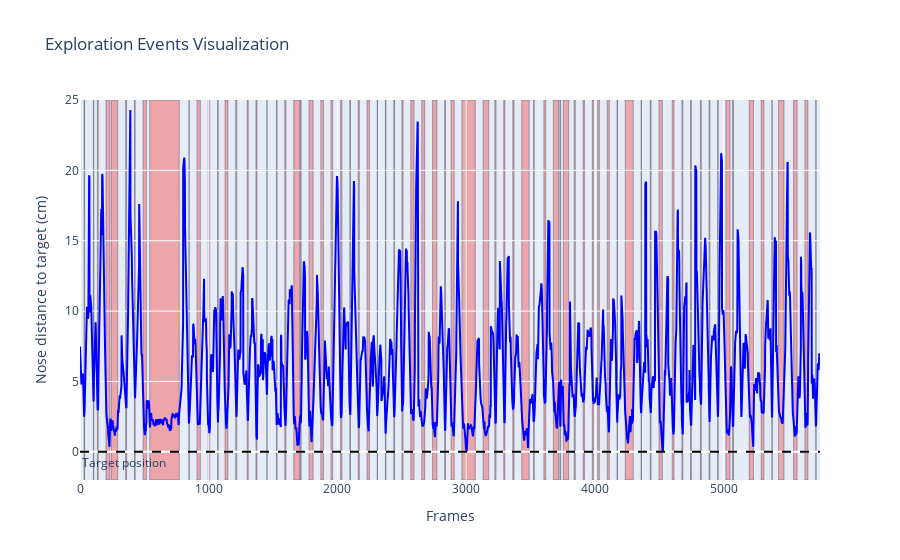

Notebook cell for this chart:
### Markdown cell above
---
We can see on the testing data that the exploratory events happen when the nose gets close to the object

### Code cell
rst.plot_example_data(model_dict['X_ts'], model_dict['y_ts'])

### Figure 1 — Plotly figure (JSON) as saved in the notebook; plotly's stock layout.template omitted (floating-point values rounded to 4 significant figures; data arrays with more than 128 entries replaced by an {"elided": "..."} marker saying what was removed)
{"data": [{"line": {"color": "blue"}, "mode": "lines", "name": "Position", "type": "scatter", "x": {"elided": "5750 int values"}, "y": {"elided": "5750 float values"}}], "layout": {"annotations": [{"showarrow": false, "text": "Target position", "x": 0, "xanchor": "left", "xref": "x domain", "y": 0, "yanchor": "top", "yref": "y"}], "legend": {"bgcolor": "rgba(255,255,255,0.6)", "orientation": "h", "x": 0.5, "xanchor": "center", "y": 1.05, "yanchor": "bottom"}, "shapes": [{"fillcolor": "rgba(255,0,0,0.3)", "layer": "below", "line": {"width": 0.4}, "type": "rect", "x0": 31, "x1": 36, "y0": -2, "y1": 25}, {"fillcolor": "rgba(255,0,0,0.3)", "layer": "below", "line": {"width": 0.4}, "type": "rect", "x0": 104, "x1": 108, "y0": -2, "y1": 25}, {"fillcolor": "rgba(255,0,0,0.3)", "layer": "below", "line": {"width": 0.4}, "type": "rect", "x0": 135, "x1": 142, "y0": -2, "y1": 25}, {"fillcolor": "rgba(255,0,0,0.3)", "layer": "below", "line": {"width": 0.4}, "type": "rect", "x0": 202, "x1": 233, "y0": -2, "y1": 25}, {"fillcolor": "rgba(255,0,0,0.3)", "layer": "below", "line": {"width": 0.4}, "type": "rect", "x0": 244, "x1": 293, "y0": -2, "y1": 25}, {"fillcolor": "rgba(255,0,0,0.3)", "layer": "below", "line": {"width": 0.4}, "type": "rect", "x0": 354, "x1": 362, "y0": -2, "y1": 25}, {"fillcolor": "rgba(255,0,0,0.3)", "layer": "below", "line": {"width": 0.4}, "type": "rect", "x0": 423, "x1": 429, "y0": -2, "y1": 25}, {"fillcolor": "rgba(255,0,0,0.3)", "layer": "below", "line": {"width": 0.4}, "type": "rect", "x0": 490, "x1": 516, "y0": -2, "y1": 25}, {"fillcolor": "rgba(255,0,0,0.3)", "layer": "below", "line": {"width": 0.4}, "type": "rect", "x0": 542, "x1": 771, "y0": -2, "y1": 25}, {"fillcolor": "rgba(255,0,0,0.3)", "layer": "below", "line": {"width": 0.4}, "type": "rect", "x0": 847, "x1": 848, "y0": -2, "y1": 25}, {"fillcolor": "rgba(255,0,0,0.3)", "layer": "below", "line": {"width": 0.4}, "type": "rect", "x0": 909, "x1": 935, "y0": -2, "y1": 25}, {"fillcolor": "rgba(255,0,0,0.3)", "layer": "below", "line": {"width": 0.4}, "type": "rect", "x0": 996, "x1": 1008, "y0": -2, "y1": 25}, {"fillcolor": "rgba(255,0,0,0.3)", "layer": "below", "line": {"width": 0.4}, "type": "rect", "x0": 1069, "x1": 1074, "y0": -2, "y1": 25}, {"fillcolor": "rgba(255,0,0,0.3)", "layer": "below", "line": {"width": 0.4}, "type": "rect", "x0": 1127, "x1": 1149, "y0": -2, "y1": 25}, {"fillcolor": "rgba(255,0,0,0.3)", "layer": "below", "line": {"width": 0.4}, "type": "rect", "x0": 1210, "x1": 1218, "y0": -2, "y1": 25}, {"fillcolor": "rgba(255,0,0,0.3)", "layer": "below", "line": {"width": 0.4}, "type": "rect", "x0": 1299, "x1": 1307, "y0": -2, "y1": 25}, {"fillcolor": "rgba(255,0,0,0.3)", "layer": "below", "line": {"width": 0.4}, "type": "rect", "x0": 1367, "x1": 1375, "y0": -2, "y1": 25}, {"fillcolor": "rgba(255,0,0,0.3)", "layer": "below", "line": {"width": 0.4}, "type": "rect", "x0": 1452, "x1": 1453, "y0": -2, "y1": 25}, {"fillcolor": "rgba(255,0,0,0.3)", "layer": "below", "line": {"width": 0.4}, "type": "rect", "x0": 1527, "x1": 1531, "y0": -2, "y1": 25}, {"fillcolor": "rgba(255,0,0,0.3)", "layer": "below", "line": {"width": 0.4}, "type": "rect", "x0": 1591, "x1": 1600, "y0": -2, "y1": 25}, {"fillcolor": "rgba(255,0,0,0.3)", "layer": "below", "line": {"width": 0.4}, "type": "rect", "x0": 1661, "x1": 1706, "y0": -2, "y1": 25}, {"fillcolor": "rgba(255,0,0,0.3)", "layer": "below", "line": {"width": 0.4}, "type": "rect", "x0": 1714, "x1": 1718, "y0": -2, "y1": 25}, {"fillcolor": "rgba(255,0,0,0.3)", "layer": "below", "line": {"width": 0.4}, "type": "rect", "x0": 1779, "x1": 1811, "y0": -2, "y1": 25}, {"fillcolor": "rgba(255,0,0,0.3)", "layer": "below", "line": {"width": 0.4}, "type": "rect", "x0": 1871, "x1": 1891, "y0": -2, "y1": 25}, {"fillcolor": "rgba(255,0,0,0.3)", "layer": "below", "line": {"width": 0.4}, "type": "rect", "x0": 1950, "x1": 1963, "y0": -2, "y1": 25}, {"fillcolor": "rgba(255,0,0,0.3)", "layer": "below", "line": {"width": 0.4}, "type": "rect", "x0": 2025, "x1": 2035, "y0": -2, "y1": 25}, {"fillcolor": "rgba(255,0,0,0.3)", "layer": "below", "line": {"width": 0.4}, "type": "rect", "x0": 2096, "x1": 2101, "y0": -2, "y1": 25}, {"fillcolor": "rgba(255,0,0,0.3)", "layer": "below", "line": {"width": 0.4}, "type": "rect", "x0": 2161, "x1": 2170, "y0": -2, "y1": 25}, {"fillcolor": "rgba(255,0,0,0.3)", "layer": "below", "line": {"width": 0.4}, "type": "rect", "x0": 2230, "x1": 2248, "y0": -2, "y1": 25}, {"fillcolor": "rgba(255,0,0,0.3)", "layer": "below", "line": {"width": 0.4}, "type": "rect", "x0": 2309, "x1": 2311, "y0": -2, "y1": 25}, {"fillcolor": "rgba(255,0,0,0.3)", "layer": "below", "line": {"width": 0.4}, "type": "rect", "x0": 2373, "x1": 2377, "y0": -2, "y1": 25}, {"fillcolor": "rgba(255,0,0,0.3)", "layer": "below", "line": {"width": 0.4}, "type": "rect", "x0": 2438, "x1": 2444, "y0": -2, "y1": 25}, {"fillcolor": "rgba(255,0,0,0.3)", "layer": "below", "line": {"width": 0.4}, "type": "rect", "x0": 2501, "x1": 2510, "y0": -2, "y1": 25}, {"fillcolor": "rgba(255,0,0,0.3)", "layer": "below", "line": {"width": 0.4}, "type": "rect", "x0": 2570, "x1": 2595, "y0": -2, "y1": 25}, {"fillcolor": "rgba(255,0,0,0.3)", "layer": "below", "line": {"width": 0.4}, "type": "rect", "x0": 2655, "x1": 2678, "y0": -2, "y1": 25}, {"fillcolor": "rgba(255,0,0,0.3)", "layer": "below", "line": {"width": 0.4}, "type": "rect", "x0": 2739, "x1": 2773, "y0": -2, "y1": 25}, {"fillcolor": "rgba(255,0,0,0.3)", "layer": "below", "line": {"width": 0.4}, "type": "rect", "x0": 2833, "x1": 2839, "y0": -2, "y1": 25}, {"fillcolor": "rgba(255,0,0,0.3)", "layer": "below", "line": {"width": 0.4}, "type": "rect", "x0": 2883, "x1": 2907, "y0": -2, "y1": 25}, {"fillcolor": "rgba(255,0,0,0.3)", "layer": "below", "line": {"width": 0.4}, "type": "rect", "x0": 2967, "x1": 3071, "y0": -2, "y1": 25}, {"fillcolor": "rgba(255,0,0,0.3)", "layer": "below", "line": {"width": 0.4}, "type": "rect", "x0": 3132, "x1": 3175, "y0": -2, "y1": 25}, {"fillcolor": "rgba(255,0,0,0.3)", "layer": "below", "line": {"width": 0.4}, "type": "rect", "x0": 3223, "x1": 3232, "y0": -2, "y1": 25}, {"fillcolor": "rgba(255,0,0,0.3)", "layer": "below", "line": {"width": 0.4}, "type": "rect", "x0": 3292, "x1": 3301, "y0": -2, "y1": 25}, {"fillcolor": "rgba(255,0,0,0.3)", "layer": "below", "line": {"width": 0.4}, "type": "rect", "x0": 3362, "x1": 3372, "y0": -2, "y1": 25}, {"fillcolor": "rgba(255,0,0,0.3)", "layer": "below", "line": {"width": 0.4}, "type": "rect", "x0": 3432, "x1": 3490, "y0": -2, "y1": 25}, {"fillcolor": "rgba(255,0,0,0.3)", "layer": "below", "line": {"width": 0.4}, "type": "rect", "x0": 3524, "x1": 3529, "y0": -2, "y1": 25}, {"fillcolor": "rgba(255,0,0,0.3)", "layer": "below", "line": {"width": 0.4}, "type": "rect", "x0": 3604, "x1": 3618, "y0": -2, "y1": 25}, {"fillcolor": "rgba(255,0,0,0.3)", "layer": "below", "line": {"width": 0.4}, "type": "rect", "x0": 3678, "x1": 3718, "y0": -2, "y1": 25}, {"fillcolor": "rgba(255,0,0,0.3)", "layer": "below", "line": {"width": 0.4}, "type": "rect", "x0": 3728, "x1": 3734, "y0": -2, "y1": 25}, {"fillcolor": "rgba(255,0,0,0.3)", "layer": "below", "line": {"width": 0.4}, "type": "rect", "x0": 3755, "x1": 3797, "y0": -2, "y1": 25}, {"fillcolor": "rgba(255,0,0,0.3)", "layer": "below", "line": {"width": 0.4}, "type": "rect", "x0": 3839, "x1": 3848, "y0": -2, "y1": 25}, {"fillcolor": "rgba(255,0,0,0.3)", "layer": "below", "line": {"width": 0.4}, "type": "rect", "x0": 3909, "x1": 3919, "y0": -2, "y1": 25}, {"fillcolor": "rgba(255,0,0,0.3)", "layer": "below", "line": {"width": 0.4}, "type": "rect", "x0": 3980, "x1": 3992, "y0": -2, "y1": 25}, {"fillcolor": "rgba(255,0,0,0.3)", "layer": "below", "line": {"width": 0.4}, "type": "rect", "x0": 4022, "x1": 4035, "y0": -2, "y1": 25}, {"fillcolor": "rgba(255,0,0,0.3)", "layer": "below", "line": {"width": 0.4}, "type": "rect", "x0": 4096, "x1": 4112, "y0": -2, "y1": 25}, {"fillcolor": "rgba(255,0,0,0.3)", "layer": "below", "line": {"width": 0.4}, "type": "rect", "x0": 4172, "x1": 4176, "y0": -2, "y1": 25}, {"fillcolor": "rgba(255,0,0,0.3)", "layer": "below", "line": {"width": 0.4}, "type": "rect", "x0": 4236, "x1": 4298, "y0": -2, "y1": 25}, {"fillcolor": "rgba(255,0,0,0.3)", "layer": "below", "line": {"width": 0.4}, "type": "rect", "x0": 4359, "x1": 4362, "y0": -2, "y1": 25}, {"fillcolor": "rgba(255,0,0,0.3)", "layer": "below", "line": {"width": 0.4}, "type": "rect", "x0": 4430, "x1": 4437, "y0": -2, "y1": 25}, {"fillcolor": "rgba(255,0,0,0.3)", "layer": "below", "line": {"width": 0.4}, "type": "rect", "x0": 4498, "x1": 4524, "y0": -2, "y1": 25}, {"fillcolor": "rgba(255,0,0,0.3)", "layer": "below", "line": {"width": 0.4}, "type": "rect", "x0": 4601, "x1": 4615, "y0": -2, "y1": 25}, {"fillcolor": "rgba(255,0,0,0.3)", "layer": "below", "line": {"width": 0.4}, "type": "rect", "x0": 4676, "x1": 4683, "y0": -2, "y1": 25}, {"fillcolor": "rgba(255,0,0,0.3)", "layer": "below", "line": {"width": 0.4}, "type": "rect", "x0": 4743, "x1": 4750, "y0": -2, "y1": 25}, {"fillcolor": "rgba(255,0,0,0.3)", "layer": "below", "line": {"width": 0.4}, "type": "rect", "x0": 4820, "x1": 4827, "y0": -2, "y1": 25}, {"fillcolor": "rgba(255,0,0,0.3)", "layer": "below", "line": {"width": 0.4}, "type": "rect", "x0": 4887, "x1": 4894, "y0": -2, "y1": 25}, {"fillcolor": "rgba(255,0,0,0.3)", "layer": "below", "line": {"width": 0.4}, "type": "rect", "x0": 4954, "x1": 4958, "y0": -2, "y1": 25}, {"fillcolor": "rgba(255,0,0,0.3)", "layer": "below", "line": {"width": 0.4}, "type": "rect", "x0": 5018, "x1": 5050, "y0": -2, "y1": 25}, {"fillcolor": "rgba(255,0,0,0.3)", "layer": "below", "line": {"width": 0.4}, "type": "rect", "x0": 5069, "x1": 5077, "y0": -2, "y1": 25}, {"fillcolor": "rgba(255,0,0,0.3)", "layer": "below", "line": {"width": 0.4}, "type": "rect", "x0": 5199, "x1": 5232, "y0": -2, "y1": 25}, {"fillcolor": "rgba(255,0,0,0.3)", "layer": "below", "line": {"width": 0.4}, "type": "rect", "x0": 5292, "x1": 5313, "y0": -2, "y1": 25}, {"fillcolor": "rgba(255,0,0,0.3)", "layer": "below", "line": {"width": 0.4}, "type": "rect", "x0": 5375, "x1": 5378, "y0": -2, "y1": 25}, {"fillcolor": "rgba(255,0,0,0.3)", "layer": "below", "line": {"width": 0.4}, "type": "rect", "x0": 5427, "x1": 5469, "y0": -2, "y1": 25}, {"fillcolor": "rgba(255,0,0,0.3)", "layer": "below", "line": {"width": 0.4}, "type": "rect", "x0": 5544, "x1": 5571, "y0": -2, "y1": 25}, {"fillcolor": "rgba(255,0,0,0.3)", "layer": "below", "line": {"width": 0.4}, "type": "rect", "x0": 5632, "x1": 5655, "y0": -2, "y1": 25}, {"fillcolor": "rgba(255,0,0,0.3)", "layer": "below", "line": {"width": 0.4}, "type": "rect", "x0": 5716, "x1": 5719, "y0": -2, "y1": 25}, {"line": {"color": "black", "dash": "dash"}, "type": "line", "x0": 0, "x1": 1, "xref": "x domain", "y0": 0, "y1": 0, "yref": "y"}], "title": {"text": "Exploration Events Visualization"}, "xaxis": {"title": {"text": "Frames"}}, "yaxis": {"range": [-2, 25], "title": {"text": "Nose distance to target (cm)"}}}}
